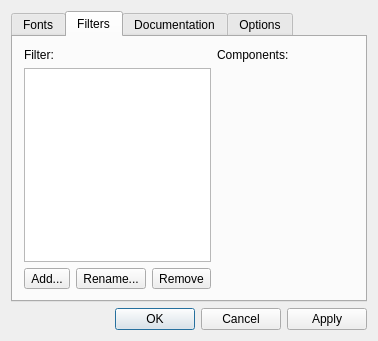
<?xml version="1.0" encoding="UTF-8"?>
<ui version="4.0">
 <class>PreferencesDialogClass</class>
 <widget class="QDialog" name="PreferencesDialogClass">
  <property name="geometry">
   <rect>
    <x>0</x>
    <y>0</y>
    <width>378</width>
    <height>341</height>
   </rect>
  </property>
  <property name="windowTitle">
   <string>Preferences</string>
  </property>
  <layout class="QVBoxLayout" name="verticalLayout_6">
   <item>
    <widget class="QTabWidget" name="tabWidget">
     <property name="currentIndex">
      <number>1</number>
     </property>
     <widget class="QWidget" name="fontsTab">
      <attribute name="title">
       <string>Fonts</string>
      </attribute>
      <layout class="QGridLayout" name="gridLayout">
       <item row="0" column="0">
        <layout class="QHBoxLayout">
         <item>
          <widget class="QLabel" name="fontLabel">
           <property name="sizePolicy">
            <sizepolicy hsizetype="Maximum" vsizetype="Preferred">
             <horstretch>0</horstretch>
             <verstretch>0</verstretch>
            </sizepolicy>
           </property>
           <property name="text">
            <string>Font settings:</string>
           </property>
          </widget>
         </item>
         <item>
          <widget class="QComboBox" name="comboBox">
           <item>
            <property name="text">
             <string>Browser</string>
            </property>
           </item>
           <item>
            <property name="text">
             <string>Application</string>
            </property>
           </item>
          </widget>
         </item>
        </layout>
       </item>
       <item row="1" column="0">
        <widget class="QStackedWidget" name="stackedWidget_2">
         <property name="currentIndex">
          <number>0</number>
         </property>
         <widget class="QWidget" name="page_4"/>
        </widget>
       </item>
      </layout>
     </widget>
     <widget class="QWidget" name="filtersTab">
      <attribute name="title">
       <string>Filters</string>
      </attribute>
      <layout class="QGridLayout" name="gridLayout_2">
       <item row="0" column="0">
        <widget class="QLabel" name="label">
         <property name="text">
          <string>Filter:</string>
         </property>
        </widget>
       </item>
       <item row="0" column="3">
        <widget class="QLabel" name="label_2">
         <property name="frameShape">
          <enum>QFrame::NoFrame</enum>
         </property>
         <property name="text">
          <string>Components:</string>
         </property>
        </widget>
       </item>
       <item row="1" column="0" colspan="3">
        <widget class="QListWidget" name="filterWidget"/>
       </item>
       <item row="1" column="3">
        <widget class="OptionsWidget" name="componentWidget" native="true"/>
       </item>
       <item row="2" column="0">
        <widget class="QToolButton" name="filterAddButton">
         <property name="text">
          <string>Add...</string>
         </property>
        </widget>
       </item>
       <item row="2" column="1">
        <widget class="QToolButton" name="filterRenameButton">
         <property name="text">
          <string>Rename...</string>
         </property>
        </widget>
       </item>
       <item row="2" column="2">
        <widget class="QToolButton" name="filterRemoveButton">
         <property name="text">
          <string>Remove</string>
         </property>
        </widget>
       </item>
      </layout>
     </widget>
     <widget class="QWidget" name="docsTab">
      <attribute name="title">
       <string>Documentation</string>
      </attribute>
      <layout class="QGridLayout" name="gridLayout_3">
       <item row="0" column="0">
        <widget class="QLabel" name="label_3">
         <property name="text">
          <string>Registered Documentation:</string>
         </property>
        </widget>
       </item>
       <item row="1" column="0">
        <widget class="QLineEdit" name="registeredDocsFilterLineEdit">
         <property name="placeholderText">
          <string>&lt;Filter&gt;</string>
         </property>
         <property name="clearButtonEnabled">
          <bool>true</bool>
         </property>
        </widget>
       </item>
       <item row="1" column="1" rowspan="2">
        <layout class="QVBoxLayout" name="verticalLayout_4">
         <item>
          <widget class="QPushButton" name="docAddButton">
           <property name="text">
            <string>Add...</string>
           </property>
          </widget>
         </item>
         <item>
          <widget class="QPushButton" name="docRemoveButton">
           <property name="text">
            <string>Remove</string>
           </property>
          </widget>
         </item>
         <item>
          <spacer>
           <property name="orientation">
            <enum>Qt::Vertical</enum>
           </property>
           <property name="sizeHint" stdset="0">
            <size>
             <width>20</width>
             <height>40</height>
            </size>
           </property>
          </spacer>
         </item>
        </layout>
       </item>
       <item row="2" column="0">
        <widget class="QListWidget" name="registeredDocsListWidget">
         <property name="selectionMode">
          <enum>QAbstractItemView::ExtendedSelection</enum>
         </property>
        </widget>
       </item>
      </layout>
     </widget>
     <widget class="QWidget" name="optionsTab">
      <attribute name="title">
       <string>Options</string>
      </attribute>
      <layout class="QVBoxLayout" name="verticalLayout_3">
       <item>
        <widget class="QGroupBox" name="groupBox_2">
         <property name="title">
          <string/>
         </property>
         <layout class="QHBoxLayout" name="horizontalLayout_3">
          <item>
           <widget class="QLabel" name="label_5">
            <property name="sizePolicy">
             <sizepolicy hsizetype="Preferred" vsizetype="Fixed">
              <horstretch>0</horstretch>
              <verstretch>0</verstretch>
             </sizepolicy>
            </property>
            <property name="text">
             <string>On help start:</string>
            </property>
           </widget>
          </item>
          <item>
           <widget class="QComboBox" name="helpStartComboBox">
            <property name="sizePolicy">
             <sizepolicy hsizetype="Preferred" vsizetype="Fixed">
              <horstretch>0</horstretch>
              <verstretch>0</verstretch>
             </sizepolicy>
            </property>
            <item>
             <property name="text">
              <string>Show my home page</string>
             </property>
            </item>
            <item>
             <property name="text">
              <string>Show a blank page</string>
             </property>
            </item>
            <item>
             <property name="text">
              <string>Show my tabs from last session</string>
             </property>
            </item>
           </widget>
          </item>
          <item>
           <spacer name="horizontalSpacer_3">
            <property name="orientation">
             <enum>Qt::Horizontal</enum>
            </property>
            <property name="sizeHint" stdset="0">
             <size>
              <width>54</width>
              <height>20</height>
             </size>
            </property>
           </spacer>
          </item>
         </layout>
        </widget>
       </item>
       <item>
        <widget class="QGroupBox" name="groupBox">
         <property name="title">
          <string/>
         </property>
         <layout class="QVBoxLayout" name="verticalLayout">
          <item>
           <layout class="QHBoxLayout" name="horizontalLayout_2">
            <item>
             <widget class="QLabel" name="label_4">
              <property name="text">
               <string>Homepage</string>
              </property>
             </widget>
            </item>
            <item>
             <widget class="QLineEdit" name="homePageLineEdit"/>
            </item>
           </layout>
          </item>
          <item>
           <layout class="QHBoxLayout" name="horizontalLayout">
            <item>
             <spacer name="horizontalSpacer">
              <property name="orientation">
               <enum>Qt::Horizontal</enum>
              </property>
              <property name="sizeHint" stdset="0">
               <size>
                <width>40</width>
                <height>20</height>
               </size>
              </property>
             </spacer>
            </item>
            <item>
             <widget class="QPushButton" name="currentPageButton">
              <property name="text">
               <string>Current Page</string>
              </property>
             </widget>
            </item>
            <item>
             <widget class="QPushButton" name="blankPageButton">
              <property name="text">
               <string>Blank Page</string>
              </property>
             </widget>
            </item>
            <item>
             <widget class="QPushButton" name="defaultPageButton">
              <property name="text">
               <string>Restore to default</string>
              </property>
             </widget>
            </item>
           </layout>
          </item>
         </layout>
        </widget>
       </item>
       <item>
        <widget class="QGroupBox" name="groupBox_3">
         <property name="title">
          <string>Appearance</string>
         </property>
         <layout class="QVBoxLayout" name="verticalLayout_2">
          <item>
           <widget class="QCheckBox" name="showTabs">
            <property name="text">
             <string>Show tabs for each individual page</string>
            </property>
           </widget>
          </item>
         </layout>
        </widget>
       </item>
       <item>
        <spacer name="verticalSpacer_2">
         <property name="orientation">
          <enum>Qt::Vertical</enum>
         </property>
         <property name="sizeHint" stdset="0">
          <size>
           <width>20</width>
           <height>72</height>
          </size>
         </property>
        </spacer>
       </item>
      </layout>
     </widget>
    </widget>
   </item>
   <item>
    <widget class="QDialogButtonBox" name="buttonBox">
     <property name="standardButtons">
      <set>QDialogButtonBox::Apply|QDialogButtonBox::Cancel|QDialogButtonBox::Ok</set>
     </property>
    </widget>
   </item>
  </layout>
 </widget>
 <layoutdefault spacing="6" margin="11"/>
 <customwidgets>
  <customwidget>
   <class>OptionsWidget</class>
   <extends>QWidget</extends>
   <header>optionswidget.h</header>
   <container>1</container>
  </customwidget>
 </customwidgets>
 <resources/>
 <connections>
  <connection>
   <sender>comboBox</sender>
   <signal>currentIndexChanged(int)</signal>
   <receiver>stackedWidget_2</receiver>
   <slot>setCurrentIndex(int)</slot>
   <hints>
    <hint type="sourcelabel">
     <x>375</x>
     <y>32</y>
    </hint>
    <hint type="destinationlabel">
     <x>347</x>
     <y>125</y>
    </hint>
   </hints>
  </connection>
 </connections>
</ui>
